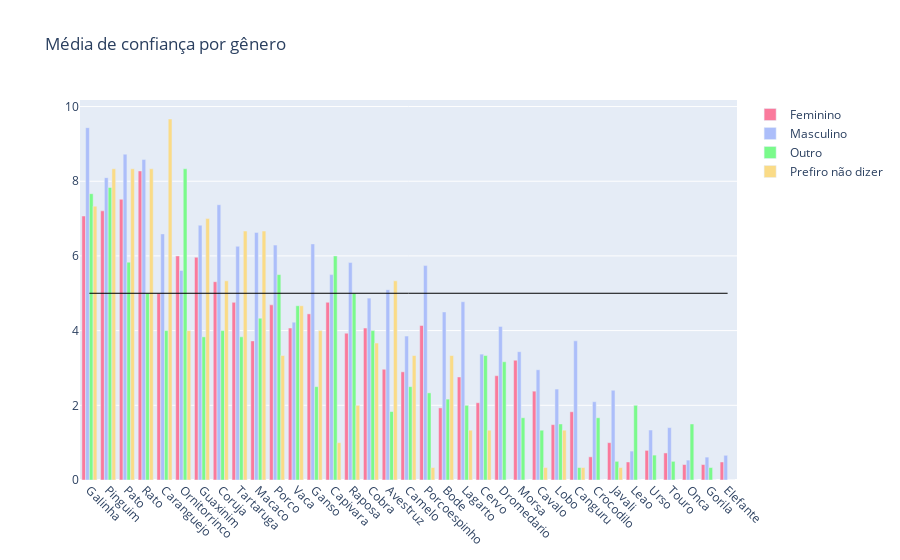

Notebook code for this chart:
### Code cell
df5 = df.drop(columns=['Idade'])
df5 = df5.groupby(['Genero'])
fig = go.Figure(data=[go.Bar(
    # group by gender
    x=df5.get_group('Feminino').mean().index,
    y=df5.get_group('Feminino').mean(),
    name='Feminino',
    marker_color='#FA7A9C'
), go.Bar(
    x=df5.get_group('Masculino').mean().index,
    y=df5.get_group('Masculino').mean(),
    name='Masculino',
    marker_color='#ACBEFA'
), go.Bar(
    x=df5.get_group('Outro').mean().index,
    y=df5.get_group('Outro').mean(),
    name='Outro',
    marker_color='#7AFA8B'
), go.Bar(
    x=df5.get_group('Prefiro não dizer').mean().index,
    y=df5.get_group('Prefiro não dizer').mean(),
    name='Prefiro não dizer',
    marker_color='#FADB87'
)])
# add a horizontal line at y=50
fig.add_shape(type="line", x0=0, y0=5, x1=34, y1=5, line=dict(color="Black", width=1))
fig.update_layout(title_text='Média de confiança por gênero')
fig.update_xaxes(categoryorder='total descending')
fig.update_layout(barmode='group')
# rotate x axis labels by 45 degrees
fig.update_xaxes(tickangle=45)
fig.show()

### Figure 1 — Plotly figure (JSON) as saved in the notebook; plotly's stock layout.template omitted (floating-point values rounded to 4 significant figures)
{"data": [{"marker": {"color": "#FA7A9C"}, "name": "Feminino", "type": "bar", "x": ["Porco", "Pato", "Macaco", "Galinha", "Lobo", "Cervo", "Crocodilo", "Ganso", "Gorila", "Avestruz", "Javali", "Bode", "Cavalo", "Coruja", "Onca", "Guaxinim", "Cobra", "Vaca", "Canguru", "Leao", "Caranguejo", "Morsa", "Touro", "Urso", "Raposa", "Pinguim", "Rato", "Capivara", "Elefante", "Porcoespinho", "Tartaruga", "Camelo", "Dromedario", "Lagarto", "Ornitorrinco"], "y": [4.69, 7.517, 3.724, 7.069, 1.483, 2.069, 0.6207, 4.448, 0.4138, 2.966, 1, 1.931, 2.379, 5.31, 0.4138, 5.966, 4.069, 4.069, 1.828, 0.4828, 5, 3.207, 0.7241, 0.7931, 3.931, 7.207, 8.276, 4.759, 0.4828, 4.138, 4.759, 2.897, 2.793, 2.759, 6]}, {"marker": {"color": "#ACBEFA"}, "name": "Masculino", "type": "bar", "x": ["Porco", "Pato", "Macaco", "Galinha", "Lobo", "Cervo", "Crocodilo", "Ganso", "Gorila", "Avestruz", "Javali", "Bode", "Cavalo", "Coruja", "Onca", "Guaxinim", "Cobra", "Vaca", "Canguru", "Leao", "Caranguejo", "Morsa", "Touro", "Urso", "Raposa", "Pinguim", "Rato", "Capivara", "Elefante", "Porcoespinho", "Tartaruga", "Camelo", "Dromedario", "Lagarto", "Ornitorrinco"], "y": [6.29, 8.726, 6.629, 9.435, 2.435, 3.371, 2.097, 6.323, 0.6129, 5.097, 2.403, 4.5, 2.952, 7.371, 0.5323, 6.823, 4.871, 4.226, 3.726, 0.7742, 6.59, 3.435, 1.403, 1.339, 5.823, 8.097, 8.581, 5.5, 0.6613, 5.742, 6.258, 3.855, 4.113, 4.774, 5.613]}, {"marker": {"color": "#7AFA8B"}, "name": "Outro", "type": "bar", "x": ["Porco", "Pato", "Macaco", "Galinha", "Lobo", "Cervo", "Crocodilo", "Ganso", "Gorila", "Avestruz", "Javali", "Bode", "Cavalo", "Coruja", "Onca", "Guaxinim", "Cobra", "Vaca", "Canguru", "Leao", "Caranguejo", "Morsa", "Touro", "Urso", "Raposa", "Pinguim", "Rato", "Capivara", "Elefante", "Porcoespinho", "Tartaruga", "Camelo", "Dromedario", "Lagarto", "Ornitorrinco"], "y": [5.5, 5.833, 4.333, 7.667, 1.5, 3.333, 1.667, 2.5, 0.3333, 1.833, 0.5, 2.167, 1.333, 4, 1.5, 3.833, 4, 4.667, 0.3333, 2, 4, 1.667, 0.5, 0.6667, 5, 7.833, 5, 6, 0, 2.333, 3.833, 2.5, 3.167, 2, 8.333]}, {"marker": {"color": "#FADB87"}, "name": "Prefiro não dizer", "type": "bar", "x": ["Porco", "Pato", "Macaco", "Galinha", "Lobo", "Cervo", "Crocodilo", "Ganso", "Gorila", "Avestruz", "Javali", "Bode", "Cavalo", "Coruja", "Onca", "Guaxinim", "Cobra", "Vaca", "Canguru", "Leao", "Caranguejo", "Morsa", "Touro", "Urso", "Raposa", "Pinguim", "Rato", "Capivara", "Elefante", "Porcoespinho", "Tartaruga", "Camelo", "Dromedario", "Lagarto", "Ornitorrinco"], "y": [3.333, 8.333, 6.667, 7.333, 1.333, 1.333, 0, 4, 0, 5.333, 0.3333, 3.333, 0.3333, 5.333, 0, 7, 3.667, 4.667, 0.3333, 0, 9.667, 0, 0, 0, 2, 8.333, 8.333, 1, 0, 0.3333, 6.667, 3.333, 0, 1.333, 4]}], "layout": {"barmode": "group", "shapes": [{"line": {"color": "Black", "width": 1}, "type": "line", "x0": 0, "x1": 34, "y0": 5, "y1": 5}], "title": {"text": "Média de confiança por gênero"}, "xaxis": {"categoryorder": "total descending", "tickangle": 45}}}
